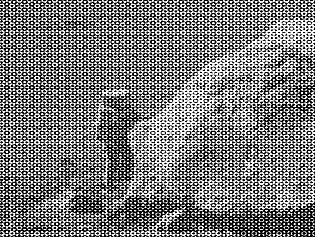
#> input picture transformadas/code_Fourier/ej_1/2.jpg, 315 x 237 px
$ python ej_1Fourier.py
#> lines starting #> are read from the running program, lines starting #| are printed output that depends on the picture; after the words box and inside, x2 and y2 are one past the last pixel; in counts of white or black regions, pixels touching at a corner belong together

import cv2
import numpy as np
from matplotlib import pyplot as plt


def inputImg():
    img = None
    while(True):
        ruta = input("\n\tIngrese ruta de la imagen: ")
#> the answer given: 2.jpg
        img = cv2.imread(ruta,0)
#> img is the input picture: shape (237, 315); min 0, max 255, mean 123.2
        if (type(img)!=type(None)):
            return img
        else:
            print("\n\tNo se pudo abrir la imagen.\n")

    #return img

while(True):
    print("\n\n************************************************************")
    print("\n\t\tPROCESAMIENTO DIGITAL DE IMÁGENES")
    print("\n\t\t    ELIMINAR RUIDO REPETITIVO ")
    print("\n\n************************************************************")

    img = inputImg()   #carga imagen de entrada

    img_float32 = np.float32(img)       #mapea imagen de entrada a 32 bits/pixel

    dft = cv2.dft(img_float32, flags = cv2.DFT_COMPLEX_OUTPUT)    #calcula la transf. Fourier
    dft_shift = np.fft.fftshift(dft)    #proyecta los cuadrantes de la imagen

    magnitude_spectrum = 20*np.log(cv2.magnitude(dft_shift[:,:,0],dft_shift[:,:,1]))    #encuentra la magnitud, usa mapeo logaritmico y absoluto de la imagen real e imaginaria
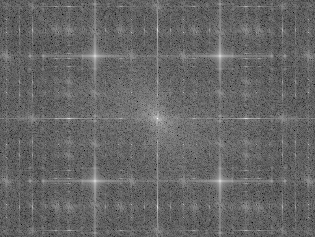
#> magnitude_spectrum: shape (237, 315) float32; min 72.02, max 320.7, mean 171.9; drawn with min black and max white

    ret, mag = cv2.threshold(magnitude_spectrum, 180, 190, cv2.THRESH_BINARY)
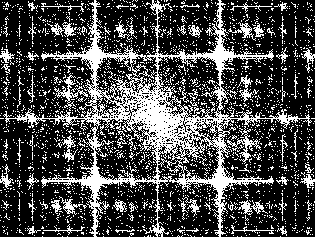
#> mag: shape (237, 315) float32; values 0 (black) and 190 (white), 28.2% white in thin lines or dots
    mask2 = np.zeros((img.shape[0],img.shape[1], 2), np.uint8)  # Crea la mascara con dos canales
    mask2[:,:,0] = 1  # colocamos fondo blanco a la mascara
    mask2[:,:,1] = 1  # colocamos fondo blanco a la mascara


    mask = np.zeros((img.shape[0],img.shape[1], 3), np.uint8)  # Crea la mascara con dos canales
    mask[:,:] = (255,255,255)  # colocamos fondo blanco a la mascara

    ret, binary_mask = cv2.threshold(mask2, 180, 190, cv2.THRESH_BINARY)

    for j in range(mag.shape[1]):
        # print(mag[mag.shape[0]//2][j])
        if mag[mag.shape[0]//2][j] == 190:
            right = j
            break


    for j in range(mag.shape[1], 0 , -1):
        # print(mag[i][j])
        if mag[mag.shape[0]//2][mag.shape[1] - j] == 190:
            left = j
            break

    print(right)
#| 0
    print(left)
#| 315
    mask2[0:img.shape[0], right:right+10] = 0
    mask2[0:img.shape[0], left-10:left] = 0

    mask[0:img.shape[0], right:right+10] = (0,0,0)
    mask[0:img.shape[0], left-10:left] = (0,0,0)

    # Aplicar la mascara y aplicar la transformada inversa
    dft_shift = dft_shift*mask2
    '''
    dft_shift[0:img.shape[0], right:right+10,0] = 0
    dft_shift[0:img.shape[0], left-10:left,0] = 0
    dft_shift[0:img.shape[0], right:right+10,1] = 0
    dft_shift[0:img.shape[0], left-10:left,1] = 0
    '''
    f_ishift = np.fft.ifftshift(dft_shift)
    img_back = cv2.idft(f_ishift)
    img_back = cv2.magnitude(img_back[:,:,0],img_back[:,:,1])
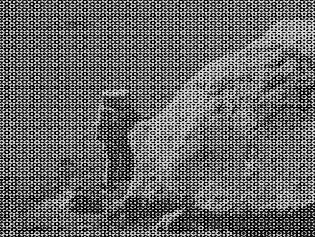
#> img_back: shape (237, 315) float32; min 33.15, max 22938890, mean 9452576; drawn with min black and max white

    product = 20*np.log(cv2.magnitude(dft_shift[:,:,0],dft_shift[:,:,1]))
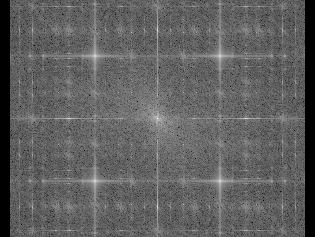
#> product: shape (237, 315) float32; 6.35% of the values are NaN or infinite; the others: min 72.02, max 320.7, mean 172.1; drawn with min black, max white, NaN and infinite black
    product[np.isneginf(product)] = 0  # cambiando -inf por 0
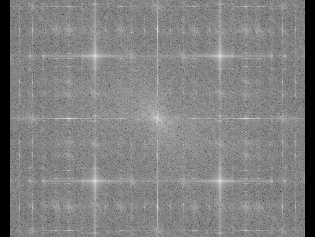
#> product: shape (237, 315) float32; 6.35% of pixels changed, all inside (x1, y1, x2, y2) = (0, 0, 315, 237); drawn with min black and max white

    print(product[0:img.shape[0], right:right+10])
#> (printed output is left out)

    plt.subplot(1,5,1),plt.imshow(img, cmap = 'gray')
    plt.title('Input Image'), plt.xticks([]), plt.yticks([])

    plt.subplot(1,5,2),plt.imshow(magnitude_spectrum, cmap = 'gray')
    plt.title('Magnitude Spectrum'), plt.xticks([]), plt.yticks([])

    plt.subplot(1,5,3),plt.imshow(mask, cmap = 'gray')
    plt.title('Mask'), plt.xticks([]), plt.yticks([])

    plt.subplot(1,5,4),plt.imshow(product, cmap = 'gray')
    plt.title('Product'), plt.xticks([]), plt.yticks([])

    plt.subplot(1,5,5),plt.imshow(img_back, cmap = 'gray')
    plt.title('Back'), plt.xticks([]), plt.yticks([])
    plt.show()
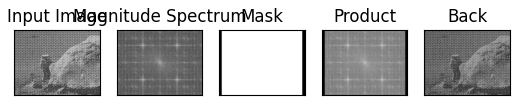
#> figure drawn by matplotlib, 5 panels
#> the answer given: ruido_periodico.jpg
#> the answer given: ruido_periodico.jpg
#> (the run stopped early here; a loop or call above may not have finished)
